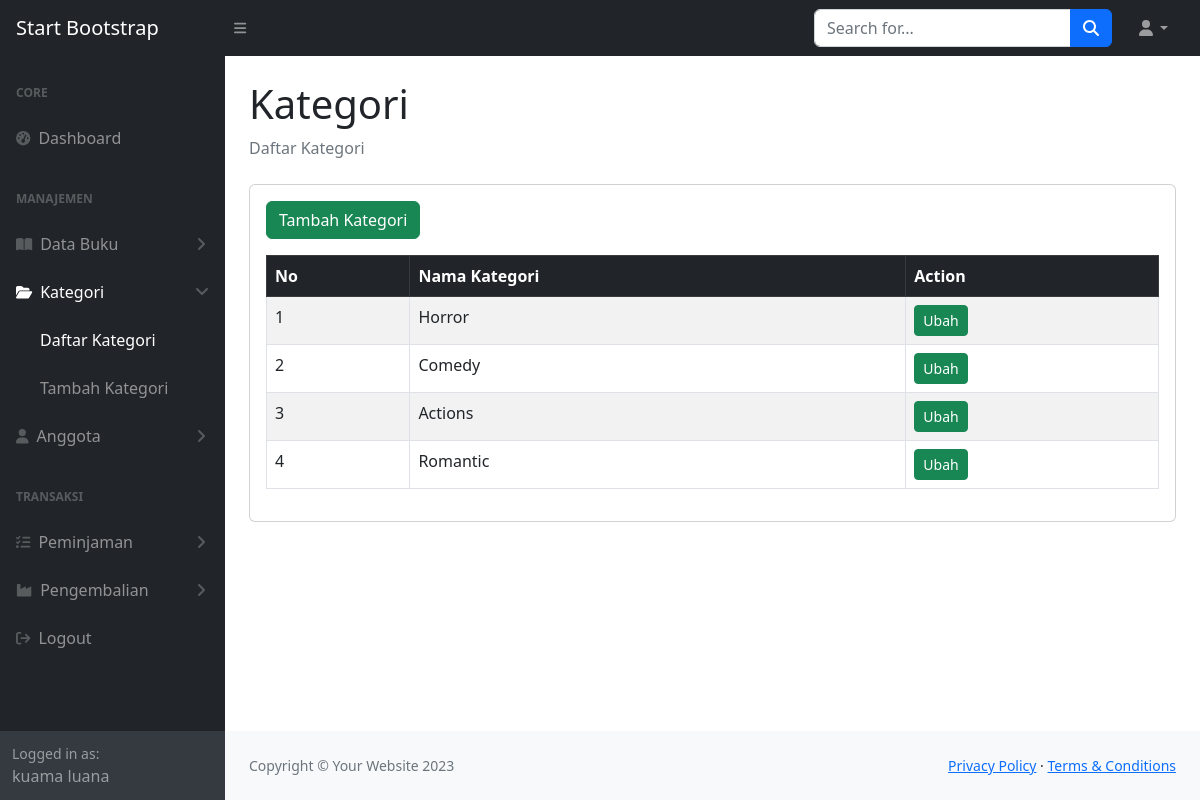
Screenshot of /index.php?hal=daftar-kategori (signed in) with the database file from the repository.
### tables this page shows
CREATE TABLE `kategori` (
  `id_kategori` int NOT NULL,
  `nama_kategori` varchar(128) NOT NULL
);

### pages/daftar-kategori.php (the view, shortened to what this page needs)
<?php
$sql = "SELECT * FROM kategori ORDER BY id_kategori DESC";
$result = $mysqli->query($sql);
?>
<div class="container-fluid px-4">
    <h1 class="mt-4">Kategori</h1>
    <ol class="breadcrumb mb-4">
        <li class="breadcrumb-item active">Daftar Kategori</li>
    </ol>
    <div class="card mb-4">
        <div class="card-body">
            <a href="index.php?hal=tambah-kategori" class="btn btn-success mb-3">Tambah Kategori</a>
            <table class="table table-striped table-bordered">
                <thead class="table-dark">
                    <tr>
                        <th>No</th>
                        <th>Nama Kategori</th>
                        <th>Action</th>
                    </tr>
                </thead>
                <tbody>
                    <?php $no = 1 ?>
                    <?php while ($row = $result->fetch_assoc()) : ?>
                    <tr>
                        <td><?php echo $no ?></td>
                        <td><?php echo $row['nama_kategori'] ?></td>
                        <td>
                            <a href="index.php?hal=ubah-kategori&id=<?php echo $row['id_kategori']; ?>" class="btn btn-success btn-sm">Ubah</a>
                        </td>
                    </tr>
                    <?php $no++ ?>
                    <?php endwhile ?>
                </tbody>
            </table>
        </div>
    </div>
</div>

### rows the page displays
kategori: nama_kategori "Horror"
kategori: nama_kategori "Comedy"
kategori: nama_kategori "Actions"
kategori: nama_kategori "Romantic"

### other values shown
$_SESSION['admin_nama_lengkap'] "kuama luana"
